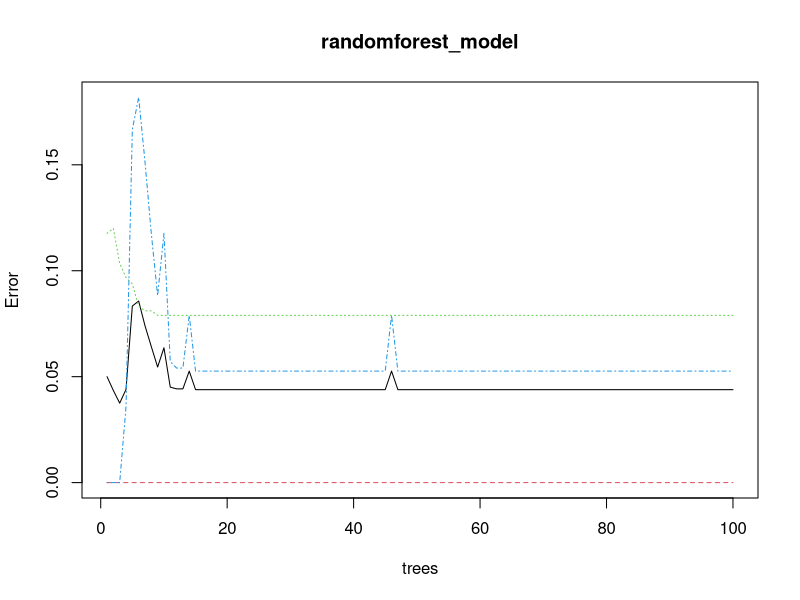

Write the R code that produced this figure.

#load data 
data = iris
names(data)

summary(data)

#preprocessing the data 
library("caTools")
split =  sample.split(data$Species,SplitRatio = 3/4)
train_data  = subset(data,split == TRUE)
test_data = subset(data,split == FALSE)


#installing the RandomForest package
#nstall.packages("randomForest")

#loading the RandomForest linrary
library(randomForest)
randomforest_model = randomForest(formula = Species ~ Sepal.Length + Sepal.Width + Petal.Length + Petal.Width,data = train_data, mtry =5,ntree = 100,importance = TRUE)

randomforest_model

plot(randomforest_model)



#prediction 
predicted_data = predict(randomforest_model,test_data,type = "response")

predicted_data

table(test_data[,5])
#confusion matrix 
 aa = table(test_data[,5],predicted_data)
aa


#cross table 
library("gmodels")
CrossTable(test_data[,5],predicted_data,prop.chisq = FALSE)

#
library("caret")
confusionMatrix(aa)
